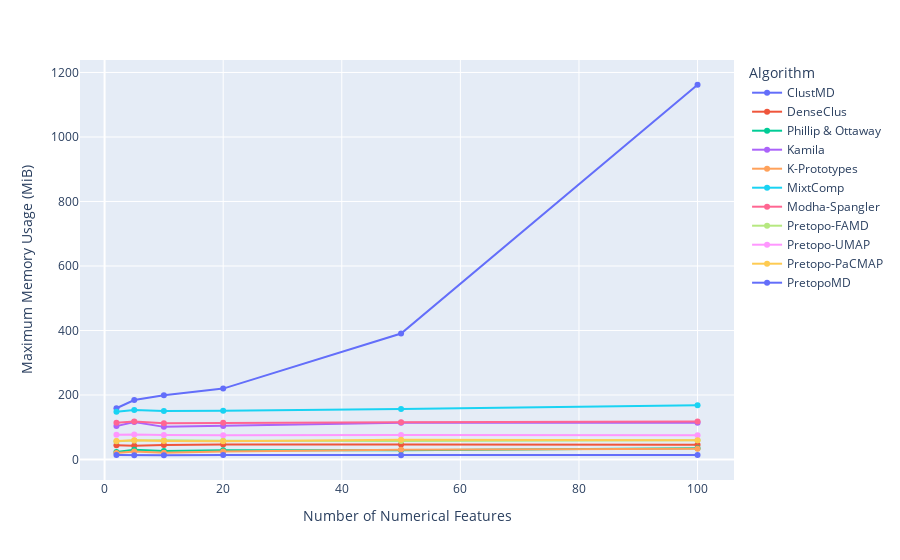

This figure's notebook cell:
### Code cell
nn = [2,5,10,20,50,100]
num_df = pd.DataFrame.from_dict(n_num)[nn]
num_mem = num_df.apply(lambda x: x.str[0]).T
px.line(data_frame=num_mem,title="Time (s)")

#nn = [50,100,250,500,1000,1750,2500,5000]
num_df = pd.DataFrame.from_dict(n_num)[nn]
num_mem = num_df.apply(lambda x: x.str[0]).T
fig = px.line(data_frame=num_mem,markers="*")
fig.update_layout(legend_title_text='Algorithm')
fig.update_xaxes(title="Number of Numerical Features")
fig.update_yaxes(title="Maximum Memory Usage (MiB)")
fig

### Figure 1 — Plotly figure (JSON) as saved in the notebook; plotly's stock layout.template omitted (floating-point values rounded to 4 significant figures)
{"data": [{"hovertemplate": "variable=ClustMD<br>index=%{x}<br>value=%{y}<extra></extra>", "legendgroup": "ClustMD", "line": {"color": "#636efa", "dash": "solid"}, "marker": {"symbol": "circle"}, "mode": "markers+lines", "name": "ClustMD", "orientation": "v", "showlegend": true, "type": "scatter", "x": [2, 5, 10, 20, 50, 100], "xaxis": "x", "y": [158.9, 184.3, 199.4, 219.8, 390.7, 1162.0], "yaxis": "y"}, {"hovertemplate": "variable=DenseClus<br>index=%{x}<br>value=%{y}<extra></extra>", "legendgroup": "DenseClus", "line": {"color": "#EF553B", "dash": "solid"}, "marker": {"symbol": "circle"}, "mode": "markers+lines", "name": "DenseClus", "orientation": "v", "showlegend": true, "type": "scatter", "x": [2, 5, 10, 20, 50, 100], "xaxis": "x", "y": [44.36, 42.26, 44.9, 46.46, 46.43, 45.5], "yaxis": "y"}, {"hovertemplate": "variable=Phillip & Ottaway<br>index=%{x}<br>value=%{y}<extra></extra>", "legendgroup": "Phillip & Ottaway", "line": {"color": "#00cc96", "dash": "solid"}, "marker": {"symbol": "circle"}, "mode": "markers+lines", "name": "Phillip & Ottaway", "orientation": "v", "showlegend": true, "type": "scatter", "x": [2, 5, 10, 20, 50, 100], "xaxis": "x", "y": [23.58, 30.01, 26.41, 28.43, 28.95, 34.89], "yaxis": "y"}, {"hovertemplate": "variable=Kamila<br>index=%{x}<br>value=%{y}<extra></extra>", "legendgroup": "Kamila", "line": {"color": "#ab63fa", "dash": "solid"}, "marker": {"symbol": "circle"}, "mode": "markers+lines", "name": "Kamila", "orientation": "v", "showlegend": true, "type": "scatter", "x": [2, 5, 10, 20, 50, 100], "xaxis": "x", "y": [103.5, 116.4, 101.2, 104.0, 114.1, 114.2], "yaxis": "y"}, {"hovertemplate": "variable=K-Prototypes<br>index=%{x}<br>value=%{y}<extra></extra>", "legendgroup": "K-Prototypes", "line": {"color": "#FFA15A", "dash": "solid"}, "marker": {"symbol": "circle"}, "mode": "markers+lines", "name": "K-Prototypes", "orientation": "v", "showlegend": true, "type": "scatter", "x": [2, 5, 10, 20, 50, 100], "xaxis": "x", "y": [20.45, 24.59, 21.03, 24.54, 30.59, 33.64], "yaxis": "y"}, {"hovertemplate": "variable=MixtComp<br>index=%{x}<br>value=%{y}<extra></extra>", "legendgroup": "MixtComp", "line": {"color": "#19d3f3", "dash": "solid"}, "marker": {"symbol": "circle"}, "mode": "markers+lines", "name": "MixtComp", "orientation": "v", "showlegend": true, "type": "scatter", "x": [2, 5, 10, 20, 50, 100], "xaxis": "x", "y": [147.9, 153.7, 150.2, 150.8, 156.2, 168.5], "yaxis": "y"}, {"hovertemplate": "variable=Modha-Spangler<br>index=%{x}<br>value=%{y}<extra></extra>", "legendgroup": "Modha-Spangler", "line": {"color": "#FF6692", "dash": "solid"}, "marker": {"symbol": "circle"}, "mode": "markers+lines", "name": "Modha-Spangler", "orientation": "v", "showlegend": true, "type": "scatter", "x": [2, 5, 10, 20, 50, 100], "xaxis": "x", "y": [113.8, 117.8, 112.7, 113.9, 115.8, 118.2], "yaxis": "y"}, {"hovertemplate": "variable=Pretopo-FAMD<br>index=%{x}<br>value=%{y}<extra></extra>", "legendgroup": "Pretopo-FAMD", "line": {"color": "#B6E880", "dash": "solid"}, "marker": {"symbol": "circle"}, "mode": "markers+lines", "name": "Pretopo-FAMD", "orientation": "v", "showlegend": true, "type": "scatter", "x": [2, 5, 10, 20, 50, 100], "xaxis": "x", "y": [56.93, 58.76, 59.34, 57.81, 57.39, 59.36], "yaxis": "y"}, {"hovertemplate": "variable=Pretopo-UMAP<br>index=%{x}<br>value=%{y}<extra></extra>", "legendgroup": "Pretopo-UMAP", "line": {"color": "#FF97FF", "dash": "solid"}, "marker": {"symbol": "circle"}, "mode": "markers+lines", "name": "Pretopo-UMAP", "orientation": "v", "showlegend": true, "type": "scatter", "x": [2, 5, 10, 20, 50, 100], "xaxis": "x", "y": [76.45, 77.55, 76.0, 75.0, 76.24, 75.21], "yaxis": "y"}, {"hovertemplate": "variable=Pretopo-PaCMAP<br>index=%{x}<br>value=%{y}<extra></extra>", "legendgroup": "Pretopo-PaCMAP", "line": {"color": "#FECB52", "dash": "solid"}, "marker": {"symbol": "circle"}, "mode": "markers+lines", "name": "Pretopo-PaCMAP", "orientation": "v", "showlegend": true, "type": "scatter", "x": [2, 5, 10, 20, 50, 100], "xaxis": "x", "y": [57.02, 59.47, 56.96, 56.81, 60.9, 59.58], "yaxis": "y"}, {"hovertemplate": "variable=PretopoMD<br>index=%{x}<br>value=%{y}<extra></extra>", "legendgroup": "PretopoMD", "line": {"color": "#636efa", "dash": "solid"}, "marker": {"symbol": "circle"}, "mode": "markers+lines", "name": "PretopoMD", "orientation": "v", "showlegend": true, "type": "scatter", "x": [2, 5, 10, 20, 50, 100], "xaxis": "x", "y": [13.71, 13.16, 13.55, 13.67, 13.42, 13.56], "yaxis": "y"}], "layout": {"legend": {"title": {"text": "Algorithm"}, "tracegroupgap": 0}, "margin": {"t": 60}, "xaxis": {"anchor": "y", "domain": [0, 1], "title": {"text": "Number of Numerical Features"}}, "yaxis": {"anchor": "x", "domain": [0, 1], "title": {"text": "Maximum Memory Usage (MiB)"}}}}
